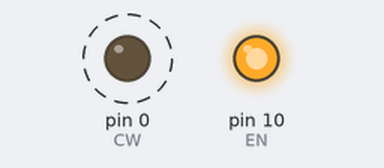
This sketch was run on a simulated Arduino Uno, built with avr-gcc and run on an emulated ATmega328P. On the bench: output pins drawn as LEDs (lit = HIGH). Dashed ring = blinking. Pins used as bus, display or sensor lines are not drawn.

Above: at 38.8 s.
Timing chart, 0 to 39.1 s (numbered marks = the images above):
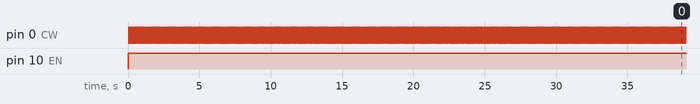

The sketch:

servo.ino
```cpp
const int EN = 10;
const int CLK = 9;
const int CW = 0;
int Distance = 0 ;
void setup()
{
  pinMode(CW, OUTPUT);
  pinMode(CLK, OUTPUT);
  pinMode(EN, OUTPUT);
  digitalWrite(CW, LOW);
  digitalWrite(CLK, LOW);
  digitalWrite(EN, LOW);

}
void loop()
{
  digitalWrite(EN, HIGH);
  digitalWrite(CLK, HIGH);
  delayMicroseconds(100);
  digitalWrite(CLK, LOW);
  delayMicroseconds(100);
  Distance = Distance + 1;
  if (Distance ==200)
  {
    if  (digitalRead(CW) == LOW) {
      digitalWrite(CW, HIGH);
      }
      else
      {
        digitalWrite(CW, LOW);
      }
      Distance = 0;
  }
}
```

Measured:
- by itself, pin 0 (CW): alternates HIGH for 0.04 s and LOW for 0.04 s
- by itself, pin 10 (EN): LOW → HIGH at 0.00 s
